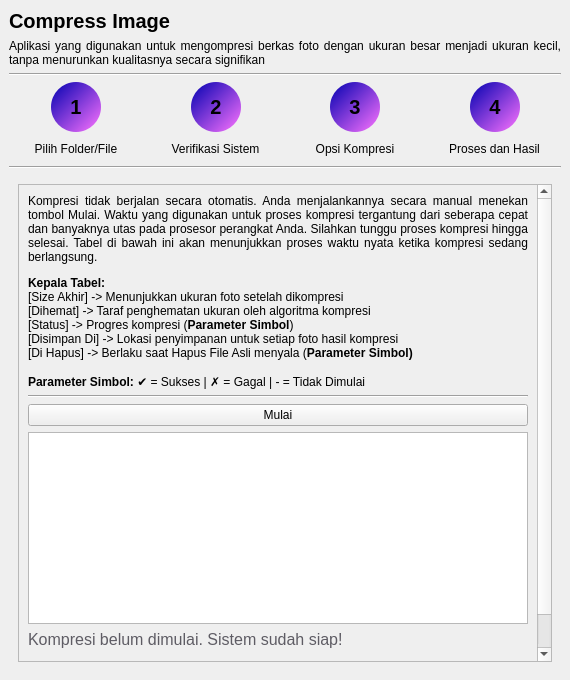
<?xml version="1.0" encoding="UTF-8"?>
<ui version="4.0">
 <class>MainWindow</class>
 <widget class="QMainWindow" name="MainWindow">
  <property name="geometry">
   <rect>
    <x>0</x>
    <y>0</y>
    <width>570</width>
    <height>680</height>
   </rect>
  </property>
  <property name="minimumSize">
   <size>
    <width>570</width>
    <height>0</height>
   </size>
  </property>
  <property name="windowTitle">
   <string>MainWindow</string>
  </property>
  <widget class="QWidget" name="centralwidget">
   <layout class="QVBoxLayout" name="verticalLayout_23">
    <item>
     <layout class="QVBoxLayout" name="verticalLayout_12">
      <item>
       <widget class="QLabel" name="label">
        <property name="font">
         <font>
          <pointsize>15</pointsize>
          <bold>true</bold>
         </font>
        </property>
        <property name="text">
         <string>Compress Image</string>
        </property>
       </widget>
      </item>
      <item>
       <widget class="QLabel" name="label_2">
        <property name="text">
         <string>&lt;html&gt;&lt;head/&gt;&lt;body&gt;&lt;p align=&quot;justify&quot;&gt;Aplikasi yang digunakan untuk mengompresi berkas foto dengan ukuran besar menjadi ukuran kecil, tanpa menurunkan kualitasnya secara signifikan&lt;/p&gt;&lt;/body&gt;&lt;/html&gt;</string>
        </property>
        <property name="wordWrap">
         <bool>true</bool>
        </property>
       </widget>
      </item>
      <item>
       <widget class="Line" name="line_3">
        <property name="orientation">
         <enum>Qt::Orientation::Horizontal</enum>
        </property>
       </widget>
      </item>
      <item>
       <layout class="QHBoxLayout" name="horizontalLayout_5">
        <item>
         <layout class="QVBoxLayout" name="verticalLayout">
          <item>
           <layout class="QHBoxLayout" name="horizontalLayout">
            <item>
             <spacer name="horizontalSpacer">
              <property name="orientation">
               <enum>Qt::Orientation::Horizontal</enum>
              </property>
              <property name="sizeHint" stdset="0">
               <size>
                <width>40</width>
                <height>20</height>
               </size>
              </property>
             </spacer>
            </item>
            <item>
             <widget class="QPushButton" name="stepOneNumber">
              <property name="minimumSize">
               <size>
                <width>50</width>
                <height>50</height>
               </size>
              </property>
              <property name="maximumSize">
               <size>
                <width>50</width>
                <height>50</height>
               </size>
              </property>
              <property name="font">
               <font>
                <pointsize>15</pointsize>
                <bold>true</bold>
               </font>
              </property>
              <property name="styleSheet">
               <string notr="true">background-color: qlineargradient(spread:pad, x1:0, y1:0, x2:1, y2:1, stop:0 rgba(0, 0, 177, 255), stop:1 rgba(255, 116, 255, 255)); border-radius: 25px
</string>
              </property>
              <property name="text">
               <string>1</string>
              </property>
              <property name="flat">
               <bool>false</bool>
              </property>
             </widget>
            </item>
            <item>
             <spacer name="horizontalSpacer_2">
              <property name="orientation">
               <enum>Qt::Orientation::Horizontal</enum>
              </property>
              <property name="sizeHint" stdset="0">
               <size>
                <width>40</width>
                <height>20</height>
               </size>
              </property>
             </spacer>
            </item>
           </layout>
          </item>
          <item>
           <widget class="QPushButton" name="stepOneTitle">
            <property name="text">
             <string>Pilih Folder/File</string>
            </property>
            <property name="flat">
             <bool>true</bool>
            </property>
           </widget>
          </item>
         </layout>
        </item>
        <item>
         <layout class="QVBoxLayout" name="verticalLayout_2">
          <item>
           <layout class="QHBoxLayout" name="horizontalLayout_2">
            <item>
             <spacer name="horizontalSpacer_3">
              <property name="orientation">
               <enum>Qt::Orientation::Horizontal</enum>
              </property>
              <property name="sizeHint" stdset="0">
               <size>
                <width>40</width>
                <height>20</height>
               </size>
              </property>
             </spacer>
            </item>
            <item>
             <widget class="QPushButton" name="stepTwoNumber">
              <property name="minimumSize">
               <size>
                <width>50</width>
                <height>50</height>
               </size>
              </property>
              <property name="maximumSize">
               <size>
                <width>50</width>
                <height>50</height>
               </size>
              </property>
              <property name="font">
               <font>
                <pointsize>15</pointsize>
                <bold>true</bold>
               </font>
              </property>
              <property name="styleSheet">
               <string notr="true">background-color: qlineargradient(spread:pad, x1:0, y1:0, x2:1, y2:1, stop:0 rgba(0, 0, 177, 255), stop:1 rgba(255, 116, 255, 255)); border-radius: 25px
</string>
              </property>
              <property name="text">
               <string>2</string>
              </property>
              <property name="flat">
               <bool>false</bool>
              </property>
             </widget>
            </item>
            <item>
             <spacer name="horizontalSpacer_4">
              <property name="orientation">
               <enum>Qt::Orientation::Horizontal</enum>
              </property>
              <property name="sizeHint" stdset="0">
               <size>
                <width>40</width>
                <height>20</height>
               </size>
              </property>
             </spacer>
            </item>
           </layout>
          </item>
          <item>
           <widget class="QPushButton" name="stepTwoTitle">
            <property name="text">
             <string>Verifikasi Sistem</string>
            </property>
            <property name="flat">
             <bool>true</bool>
            </property>
           </widget>
          </item>
         </layout>
        </item>
        <item>
         <layout class="QVBoxLayout" name="verticalLayout_3">
          <item>
           <layout class="QHBoxLayout" name="horizontalLayout_3">
            <item>
             <spacer name="horizontalSpacer_5">
              <property name="orientation">
               <enum>Qt::Orientation::Horizontal</enum>
              </property>
              <property name="sizeHint" stdset="0">
               <size>
                <width>40</width>
                <height>20</height>
               </size>
              </property>
             </spacer>
            </item>
            <item>
             <widget class="QPushButton" name="stepThreeNumber">
              <property name="minimumSize">
               <size>
                <width>50</width>
                <height>50</height>
               </size>
              </property>
              <property name="maximumSize">
               <size>
                <width>50</width>
                <height>50</height>
               </size>
              </property>
              <property name="font">
               <font>
                <pointsize>15</pointsize>
                <bold>true</bold>
               </font>
              </property>
              <property name="styleSheet">
               <string notr="true">background-color: qlineargradient(spread:pad, x1:0, y1:0, x2:1, y2:1, stop:0 rgba(0, 0, 177, 255), stop:1 rgba(255, 116, 255, 255)); border-radius: 25px
</string>
              </property>
              <property name="text">
               <string>3</string>
              </property>
              <property name="flat">
               <bool>false</bool>
              </property>
             </widget>
            </item>
            <item>
             <spacer name="horizontalSpacer_6">
              <property name="orientation">
               <enum>Qt::Orientation::Horizontal</enum>
              </property>
              <property name="sizeHint" stdset="0">
               <size>
                <width>40</width>
                <height>20</height>
               </size>
              </property>
             </spacer>
            </item>
           </layout>
          </item>
          <item>
           <widget class="QPushButton" name="stepThreeTitle">
            <property name="text">
             <string>Opsi Kompresi</string>
            </property>
            <property name="flat">
             <bool>true</bool>
            </property>
           </widget>
          </item>
         </layout>
        </item>
        <item>
         <layout class="QVBoxLayout" name="verticalLayout_4">
          <item>
           <layout class="QHBoxLayout" name="horizontalLayout_4">
            <item>
             <spacer name="horizontalSpacer_7">
              <property name="orientation">
               <enum>Qt::Orientation::Horizontal</enum>
              </property>
              <property name="sizeHint" stdset="0">
               <size>
                <width>40</width>
                <height>20</height>
               </size>
              </property>
             </spacer>
            </item>
            <item>
             <widget class="QPushButton" name="stepFourNumber">
              <property name="minimumSize">
               <size>
                <width>50</width>
                <height>50</height>
               </size>
              </property>
              <property name="maximumSize">
               <size>
                <width>50</width>
                <height>50</height>
               </size>
              </property>
              <property name="font">
               <font>
                <pointsize>15</pointsize>
                <bold>true</bold>
               </font>
              </property>
              <property name="styleSheet">
               <string notr="true">background-color: qlineargradient(spread:pad, x1:0, y1:0, x2:1, y2:1, stop:0 rgba(0, 0, 177, 255), stop:1 rgba(255, 116, 255, 255)); border-radius: 25px
</string>
              </property>
              <property name="text">
               <string>4</string>
              </property>
              <property name="flat">
               <bool>false</bool>
              </property>
             </widget>
            </item>
            <item>
             <spacer name="horizontalSpacer_8">
              <property name="orientation">
               <enum>Qt::Orientation::Horizontal</enum>
              </property>
              <property name="sizeHint" stdset="0">
               <size>
                <width>40</width>
                <height>20</height>
               </size>
              </property>
             </spacer>
            </item>
           </layout>
          </item>
          <item>
           <widget class="QPushButton" name="stepFourTitle">
            <property name="text">
             <string>Proses dan Hasil</string>
            </property>
            <property name="flat">
             <bool>true</bool>
            </property>
           </widget>
          </item>
         </layout>
        </item>
       </layout>
      </item>
      <item>
       <widget class="Line" name="line_4">
        <property name="orientation">
         <enum>Qt::Orientation::Horizontal</enum>
        </property>
       </widget>
      </item>
      <item>
       <widget class="QStackedWidget" name="stackedWidget">
        <property name="currentIndex">
         <number>3</number>
        </property>
        <widget class="QWidget" name="page">
         <layout class="QVBoxLayout" name="verticalLayout_10">
          <item>
           <widget class="QScrollArea" name="menu1ScrollArea">
            <property name="widgetResizable">
             <bool>true</bool>
            </property>
            <widget class="QWidget" name="scrollAreaWidgetContents">
             <property name="geometry">
              <rect>
               <x>0</x>
               <y>0</y>
               <width>306</width>
               <height>319</height>
              </rect>
             </property>
             <layout class="QVBoxLayout" name="verticalLayout_7">
              <item>
               <layout class="QVBoxLayout" name="verticalLayout_6">
                <item>
                 <widget class="QRadioButton" name="opsiFolder">
                  <property name="text">
                   <string>Gunakan Folder berisi File</string>
                  </property>
                 </widget>
                </item>
                <item>
                 <widget class="QGroupBox" name="groupBox">
                  <property name="title">
                   <string>Direktori Folder (Otomatis)</string>
                  </property>
                  <layout class="QVBoxLayout" name="verticalLayout_5">
                   <item>
                    <layout class="QHBoxLayout" name="horizontalLayout_6">
                     <item>
                      <widget class="QLineEdit" name="folderBerisiFile">
                       <property name="placeholderText">
                        <string>Klik pilih folder untuk melanjutkan!</string>
                       </property>
                      </widget>
                     </item>
                     <item>
                      <widget class="QPushButton" name="pilihFolderFile">
                       <property name="text">
                        <string>Pilih Folder</string>
                       </property>
                      </widget>
                     </item>
                    </layout>
                   </item>
                  </layout>
                 </widget>
                </item>
                <item>
                 <widget class="Line" name="line">
                  <property name="frameShadow">
                   <enum>QFrame::Shadow::Plain</enum>
                  </property>
                  <property name="orientation">
                   <enum>Qt::Orientation::Horizontal</enum>
                  </property>
                 </widget>
                </item>
                <item>
                 <widget class="QRadioButton" name="opsiFile">
                  <property name="text">
                   <string>Pilih File (Mendukung Drag and Drop)</string>
                  </property>
                 </widget>
                </item>
                <item>
                 <widget class="QTableView" name="fileTable"/>
                </item>
                <item>
                 <layout class="QHBoxLayout" name="horizontalLayout_7">
                  <item>
                   <widget class="QPushButton" name="tambahFile">
                    <property name="text">
                     <string>Tambah File</string>
                    </property>
                   </widget>
                  </item>
                  <item>
                   <widget class="QPushButton" name="hapusFile">
                    <property name="text">
                     <string>Hapus File</string>
                    </property>
                   </widget>
                  </item>
                  <item>
                   <widget class="QPushButton" name="resetTable">
                    <property name="text">
                     <string>Reset Tabel</string>
                    </property>
                   </widget>
                  </item>
                 </layout>
                </item>
                <item>
                 <widget class="Line" name="line_2">
                  <property name="frameShadow">
                   <enum>QFrame::Shadow::Plain</enum>
                  </property>
                  <property name="orientation">
                   <enum>Qt::Orientation::Horizontal</enum>
                  </property>
                 </widget>
                </item>
                <item>
                 <layout class="QHBoxLayout" name="horizontalLayout_8">
                  <item>
                   <spacer name="horizontalSpacer_9">
                    <property name="orientation">
                     <enum>Qt::Orientation::Horizontal</enum>
                    </property>
                    <property name="sizeHint" stdset="0">
                     <size>
                      <width>40</width>
                      <height>20</height>
                     </size>
                    </property>
                   </spacer>
                  </item>
                  <item>
                   <widget class="QPushButton" name="pageOneLanjut">
                    <property name="text">
                     <string>Lanjut</string>
                    </property>
                   </widget>
                  </item>
                 </layout>
                </item>
                <item>
                 <spacer name="verticalSpacer">
                  <property name="orientation">
                   <enum>Qt::Orientation::Vertical</enum>
                  </property>
                  <property name="sizeHint" stdset="0">
                   <size>
                    <width>20</width>
                    <height>40</height>
                   </size>
                  </property>
                 </spacer>
                </item>
               </layout>
              </item>
             </layout>
            </widget>
           </widget>
          </item>
         </layout>
        </widget>
        <widget class="QWidget" name="page_2">
         <layout class="QVBoxLayout" name="verticalLayout_11">
          <item>
           <widget class="QScrollArea" name="scrollArea">
            <property name="widgetResizable">
             <bool>true</bool>
            </property>
            <widget class="QWidget" name="scrollAreaWidgetContents_2">
             <property name="geometry">
              <rect>
               <x>0</x>
               <y>-91</y>
               <width>516</width>
               <height>547</height>
              </rect>
             </property>
             <layout class="QVBoxLayout" name="verticalLayout_9">
              <item>
               <layout class="QVBoxLayout" name="verticalLayout_8">
                <item>
                 <widget class="QLabel" name="label_3">
                  <property name="font">
                   <font>
                    <family>Ubuntu</family>
                   </font>
                  </property>
                  <property name="text">
                   <string>&lt;!DOCTYPE HTML PUBLIC &quot;-//W3C//DTD HTML 4.0//EN&quot; &quot;http://www.w3.org/TR/REC-html40/strict.dtd&quot;&gt;
&lt;html&gt;&lt;head&gt;&lt;meta name=&quot;qrichtext&quot; content=&quot;1&quot; /&gt;&lt;meta charset=&quot;utf-8&quot; /&gt;&lt;style type=&quot;text/css&quot;&gt;
p, li { white-space: pre-wrap; }
hr { height: 1px; border-width: 0; }
li.unchecked::marker { content: &quot;\2610&quot;; }
li.checked::marker { content: &quot;\2612&quot;; }
&lt;/style&gt;&lt;/head&gt;&lt;body style=&quot; font-family:'Ubuntu'; font-size:11pt; font-weight:400; font-style:normal;&quot;&gt;
&lt;p align=&quot;justify&quot; style=&quot; margin-top:12px; margin-bottom:12px; margin-left:0px; margin-right:0px; -qt-block-indent:0; text-indent:0px;&quot;&gt;&lt;span style=&quot; font-family:'Ubuntu Sans';&quot;&gt;Sistem akan melakukan verifikasi data untuk setiap file yang Anda masukkan demi kelancaran proses selanjutnya. Anda harus memperhatikan notasi pada 3 kolom untuk mengetahui lulus/tidaknya file yang ingin dikompresi dari proses verifikasi. 3 kolom yang dimaksud adalah [File Didukung] [Integritas File] dan [File Aman], dengan notasi:&lt;br /&gt;&amp;quot;!&amp;quot; -&amp;gt; Proses verifikasi dilewatkan karena file rusak atau mengandung virus&lt;br /&gt;&amp;quot;&lt;/span&gt;&lt;span style=&quot; font-family:'-apple-system','BlinkMacSystemFont','Avenir Next','Avenir','Helvetica','sans-serif'; font-size:14px&quot;&gt;✗&amp;quot; &lt;/span&gt;&lt;span style=&quot; font-family:'Ubuntu Sans';&quot;&gt;-&amp;gt; File tidak didukung, rusak, ataupun terdeteksi mengandung virus&lt;br /&gt;&amp;quot;&lt;/span&gt;&lt;span style=&quot; font-family:'-apple-system','BlinkMacSystemFont','Avenir Next','Avenir','Helvetica','sans-serif'; font-size:14px;&quot;&gt;✔&amp;quot; &lt;/span&gt;&lt;span style=&quot; font-family:'Ubuntu Sans';&quot;&gt;-&amp;gt; File siap untuk diproses&lt;br /&gt;&amp;quot;?&amp;quot; -&amp;gt; Notasi khusus ketika terjadinya kesalahan pada sistem pengecekan&lt;br /&gt;&lt;br /&gt;Silahkan mulai proses verifikasi dengan menekan tombol dibawah ini:&lt;br /&gt;&lt;/span&gt;&lt;/p&gt;&lt;/body&gt;&lt;/html&gt;</string>
                  </property>
                  <property name="alignment">
                   <set>Qt::AlignmentFlag::AlignJustify|Qt::AlignmentFlag::AlignVCenter</set>
                  </property>
                  <property name="wordWrap">
                   <bool>true</bool>
                  </property>
                 </widget>
                </item>
                <item>
                 <widget class="QPushButton" name="startVerify">
                  <property name="text">
                   <string>Mulai Verifikasi</string>
                  </property>
                 </widget>
                </item>
                <item>
                 <widget class="Line" name="line_8">
                  <property name="frameShadow">
                   <enum>QFrame::Shadow::Plain</enum>
                  </property>
                  <property name="orientation">
                   <enum>Qt::Orientation::Horizontal</enum>
                  </property>
                 </widget>
                </item>
                <item>
                 <widget class="QTableView" name="tabelVerifikasi"/>
                </item>
                <item>
                 <widget class="QLabel" name="fileVerifyProgress">
                  <property name="font">
                   <font>
                    <pointsize>12</pointsize>
                   </font>
                  </property>
                  <property name="styleSheet">
                   <string notr="true">color: rgb(94, 92, 100) </string>
                  </property>
                  <property name="text">
                   <string>n/n File Diproses</string>
                  </property>
                 </widget>
                </item>
                <item>
                 <widget class="Line" name="line_10">
                  <property name="frameShadow">
                   <enum>QFrame::Shadow::Plain</enum>
                  </property>
                  <property name="orientation">
                   <enum>Qt::Orientation::Horizontal</enum>
                  </property>
                 </widget>
                </item>
                <item>
                 <layout class="QHBoxLayout" name="horizontalLayout_9">
                  <item>
                   <spacer name="horizontalSpacer_10">
                    <property name="orientation">
                     <enum>Qt::Orientation::Horizontal</enum>
                    </property>
                    <property name="sizeHint" stdset="0">
                     <size>
                      <width>40</width>
                      <height>20</height>
                     </size>
                    </property>
                   </spacer>
                  </item>
                  <item>
                   <widget class="QPushButton" name="pageTwoLanjut">
                    <property name="text">
                     <string>Lanjutkan</string>
                    </property>
                   </widget>
                  </item>
                 </layout>
                </item>
               </layout>
              </item>
             </layout>
            </widget>
           </widget>
          </item>
         </layout>
        </widget>
        <widget class="QWidget" name="page_3">
         <layout class="QVBoxLayout" name="verticalLayout_19">
          <item>
           <widget class="QScrollArea" name="scrollArea_2">
            <property name="widgetResizable">
             <bool>true</bool>
            </property>
            <widget class="QWidget" name="scrollAreaWidgetContents_3">
             <property name="geometry">
              <rect>
               <x>0</x>
               <y>0</y>
               <width>530</width>
               <height>456</height>
              </rect>
             </property>
             <layout class="QVBoxLayout" name="verticalLayout_18">
              <item>
               <layout class="QVBoxLayout" name="verticalLayout_13">
                <item>
                 <widget class="QLabel" name="label_8">
                  <property name="text">
                   <string>&lt;html&gt;&lt;head/&gt;&lt;body&gt;&lt;p align=&quot;justify&quot;&gt;Sebagai referensi, Google Foto menetapkan kompresi 12Mp bagi gambar yang Anda unggah untuk menghemat penyimpanan Anda. Anda direkomendasikan untuk memilih pengaturan dengan tingkat Megapiksel &lt;span style=&quot; font-weight:700;&quot;&gt;12Mp&lt;/span&gt; dan Kualitas Gambar &lt;span style=&quot; font-weight:700;&quot;&gt;85%&lt;/span&gt; agar kualitas dari gambar Anda tidak menurun secara drastis.&lt;/p&gt;&lt;/body&gt;&lt;/html&gt;</string>
                  </property>
                  <property name="wordWrap">
                   <bool>true</bool>
                  </property>
                 </widget>
                </item>
                <item>
                 <widget class="Line" name="line_5">
                  <property name="orientation">
                   <enum>Qt::Orientation::Horizontal</enum>
                  </property>
                 </widget>
                </item>
                <item>
                 <layout class="QHBoxLayout" name="horizontalLayout_10">
                  <item>
                   <widget class="QGroupBox" name="groupBox_2">
                    <property name="title">
                     <string>Megapiksel Gambar</string>
                    </property>
                    <layout class="QVBoxLayout" name="verticalLayout_17">
                     <item>
                      <widget class="QComboBox" name="imgMpx">
                       <property name="currentIndex">
                        <number>0</number>
                       </property>
                       <item>
                        <property name="text">
                         <string>20Mp</string>
                        </property>
                       </item>
                       <item>
                        <property name="text">
                         <string>12Mp</string>
                        </property>
                       </item>
                       <item>
                        <property name="text">
                         <string>10Mp</string>
                        </property>
                       </item>
                       <item>
                        <property name="text">
                         <string>8Mp</string>
                        </property>
                       </item>
                       <item>
                        <property name="text">
                         <string>6Mp</string>
                        </property>
                       </item>
                      </widget>
                     </item>
                    </layout>
                   </widget>
                  </item>
                  <item>
                   <widget class="QGroupBox" name="groupBox_4">
                    <property name="title">
                     <string>Kualitas Gambar</string>
                    </property>
                    <layout class="QVBoxLayout" name="verticalLayout_24">
                     <item>
                      <widget class="QSpinBox" name="imgCompress">
                       <property name="suffix">
                        <string>%</string>
                       </property>
                       <property name="minimum">
                        <number>1</number>
                       </property>
                       <property name="maximum">
                        <number>100</number>
                       </property>
                       <property name="stepType">
                        <enum>QAbstractSpinBox::StepType::DefaultStepType</enum>
                       </property>
                       <property name="value">
                        <number>85</number>
                       </property>
                      </widget>
                     </item>
                    </layout>
                   </widget>
                  </item>
                 </layout>
                </item>
                <item>
                 <widget class="QLabel" name="compressionTips">
                  <property name="font">
                   <font>
                    <family>Ubuntu</family>
                    <pointsize>10</pointsize>
                    <fontweight>Thin</fontweight>
                   </font>
                  </property>
                  <property name="text">
                   <string>Saran: Semua terlihat baik!</string>
                  </property>
                 </widget>
                </item>
                <item>
                 <widget class="Line" name="line_6">
                  <property name="orientation">
                   <enum>Qt::Orientation::Horizontal</enum>
                  </property>
                 </widget>
                </item>
                <item>
                 <widget class="QGroupBox" name="groupBox_3">
                  <property name="title">
                   <string>Lokasi Penyimpanan File</string>
                  </property>
                  <layout class="QHBoxLayout" name="horizontalLayout_11">
                   <item>
                    <widget class="QLineEdit" name="dirTujuan">
                     <property name="placeholderText">
                      <string>Klik pilih folder untuk memilih lokasi</string>
                     </property>
                    </widget>
                   </item>
                   <item>
                    <widget class="QPushButton" name="pilihFolder">
                     <property name="text">
                      <string>Pilih Folder</string>
                     </property>
                    </widget>
                   </item>
                  </layout>
                 </widget>
                </item>
                <item>
                 <widget class="QCheckBox" name="hapusFIleAsli">
                  <property name="text">
                   <string>Hapus File Asli (Tidak Direkomendasikan)</string>
                  </property>
                 </widget>
                </item>
                <item>
                 <widget class="Line" name="line_9">
                  <property name="orientation">
                   <enum>Qt::Orientation::Horizontal</enum>
                  </property>
                 </widget>
                </item>
                <item>
                 <widget class="QLabel" name="dataSummary">
                  <property name="font">
                   <font>
                    <family>Ubuntu</family>
                    <pointsize>10</pointsize>
                    <fontweight>Thin</fontweight>
                   </font>
                  </property>
                  <property name="text">
                   <string>Ringkasan Kompresi:</string>
                  </property>
                 </widget>
                </item>
                <item>
                 <widget class="Line" name="line_11">
                  <property name="orientation">
                   <enum>Qt::Orientation::Horizontal</enum>
                  </property>
                 </widget>
                </item>
                <item>
                 <layout class="QHBoxLayout" name="horizontalLayout_12">
                  <item>
                   <spacer name="horizontalSpacer_11">
                    <property name="orientation">
                     <enum>Qt::Orientation::Horizontal</enum>
                    </property>
                    <property name="sizeHint" stdset="0">
                     <size>
                      <width>40</width>
                      <height>20</height>
                     </size>
                    </property>
                   </spacer>
                  </item>
                  <item>
                   <widget class="QPushButton" name="pageThreeNext">
                    <property name="text">
                     <string>Lanjut</string>
                    </property>
                   </widget>
                  </item>
                 </layout>
                </item>
                <item>
                 <spacer name="verticalSpacer_2">
                  <property name="orientation">
                   <enum>Qt::Orientation::Vertical</enum>
                  </property>
                  <property name="sizeHint" stdset="0">
                   <size>
                    <width>20</width>
                    <height>40</height>
                   </size>
                  </property>
                 </spacer>
                </item>
               </layout>
              </item>
             </layout>
            </widget>
           </widget>
          </item>
         </layout>
        </widget>
        <widget class="QWidget" name="page_4">
         <layout class="QVBoxLayout" name="verticalLayout_22">
          <item>
           <widget class="QScrollArea" name="scrollArea_3">
            <property name="widgetResizable">
             <bool>true</bool>
            </property>
            <widget class="QWidget" name="scrollAreaWidgetContents_4">
             <property name="geometry">
              <rect>
               <x>0</x>
               <y>-145</y>
               <width>516</width>
               <height>601</height>
              </rect>
             </property>
             <layout class="QVBoxLayout" name="verticalLayout_21">
              <item>
               <layout class="QVBoxLayout" name="verticalLayout_14">
                <item>
                 <widget class="QLabel" name="label_9">
                  <property name="text">
                   <string>&lt;html&gt;&lt;head/&gt;&lt;body&gt;&lt;p align=&quot;justify&quot;&gt;Kompresi tidak berjalan secara otomatis. Anda menjalankannya secara manual menekan tombol Mulai. Waktu yang digunakan untuk proses kompresi tergantung dari seberapa cepat dan banyaknya utas pada prosesor perangkat Anda. Silahkan tunggu proses kompresi hingga selesai. Tabel di bawah ini akan menunjukkan proses waktu nyata ketika kompresi sedang berlangsung. &lt;/p&gt;&lt;p align=&quot;justify&quot;&gt;&lt;span style=&quot; font-weight:700;&quot;&gt;Kepala Tabel:&lt;/span&gt;&lt;br/&gt;[Size Akhir] -&amp;gt; Menunjukkan ukuran foto setelah dikompresi&lt;br/&gt;[Dihemat] -&amp;gt; Taraf penghematan ukuran oleh algoritma kompresi&lt;br/&gt;[Status] -&amp;gt; Progres kompresi (&lt;span style=&quot; font-weight:700;&quot;&gt;Parameter Simbol&lt;/span&gt;&lt;span style=&quot; font-family:'-apple-system','BlinkMacSystemFont','Avenir Next','Avenir','Helvetica','sans-serif';&quot;&gt;)&lt;/span&gt;&lt;br/&gt;[Disimpan Di] -&amp;gt; Lokasi penyimpanan untuk setiap foto hasil kompresi&lt;br/&gt;[Di Hapus] -&amp;gt; Berlaku saat Hapus File Asli menyala (&lt;span style=&quot; font-weight:700;&quot;&gt;Parameter Simbol)&lt;br/&gt;&lt;br/&gt;Parameter Simbol: &lt;/span&gt;&lt;span style=&quot; font-family:'-apple-system','BlinkMacSystemFont','Avenir Next','Avenir','Helvetica','sans-serif';&quot;&gt;✔ = Sukses | ✗ = Gagal | - = Tidak Dimulai&lt;/span&gt;&lt;/p&gt;&lt;/body&gt;&lt;/html&gt;</string>
                  </property>
                  <property name="wordWrap">
                   <bool>true</bool>
                  </property>
                 </widget>
                </item>
                <item>
                 <widget class="Line" name="line_7">
                  <property name="orientation">
                   <enum>Qt::Orientation::Horizontal</enum>
                  </property>
                 </widget>
                </item>
                <item>
                 <widget class="QPushButton" name="startCompression">
                  <property name="text">
                   <string>Mulai</string>
                  </property>
                 </widget>
                </item>
                <item>
                 <widget class="QTableView" name="fileCompressionTable"/>
                </item>
                <item>
                 <widget class="QLabel" name="fileCompressionProgress">
                  <property name="font">
                   <font>
                    <pointsize>12</pointsize>
                   </font>
                  </property>
                  <property name="styleSheet">
                   <string notr="true">color: rgb(94, 92, 100) </string>
                  </property>
                  <property name="text">
                   <string>Kompresi belum dimulai. Sistem sudah siap!</string>
                  </property>
                 </widget>
                </item>
                <item>
                 <spacer name="verticalSpacer_3">
                  <property name="orientation">
                   <enum>Qt::Orientation::Vertical</enum>
                  </property>
                  <property name="sizeHint" stdset="0">
                   <size>
                    <width>20</width>
                    <height>40</height>
                   </size>
                  </property>
                 </spacer>
                </item>
               </layout>
              </item>
             </layout>
            </widget>
           </widget>
          </item>
         </layout>
        </widget>
       </widget>
      </item>
     </layout>
    </item>
   </layout>
  </widget>
 </widget>
 <resources/>
 <connections/>
</ui>
